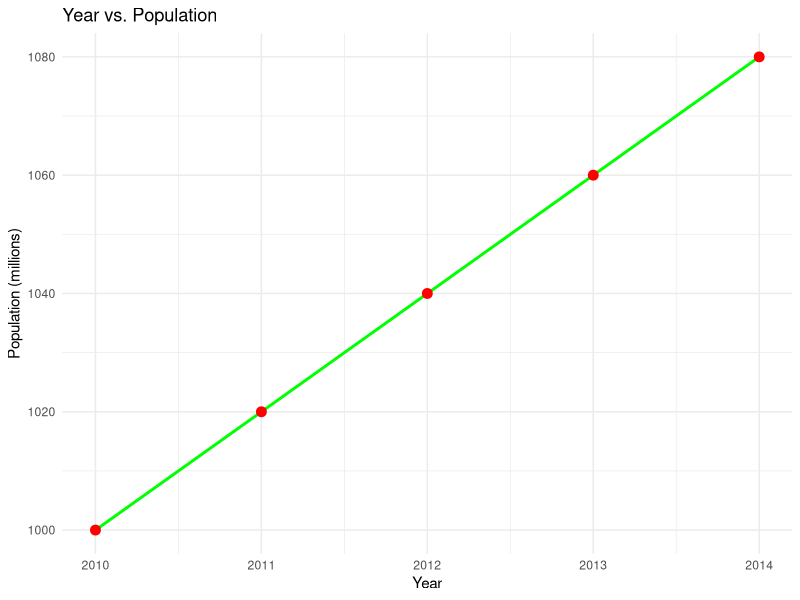

This figure's R source:
# Load ggplot2
library(ggplot2)

# Create a data frame
year_population_data <- data.frame(
  Year = 2010:2014,
  Population = c(1000, 1020, 1040, 1060, 1080)
)

# Plot line graph
ggplot(year_population_data, aes(x = Year, y = Population)) +
  geom_line(color = "green", size = 1) +
  geom_point(color = "red", size = 3) +
  labs(
    title = "Year vs. Population",
    x = "Year",
    y = "Population (millions)"
  ) +
  theme_minimal()
